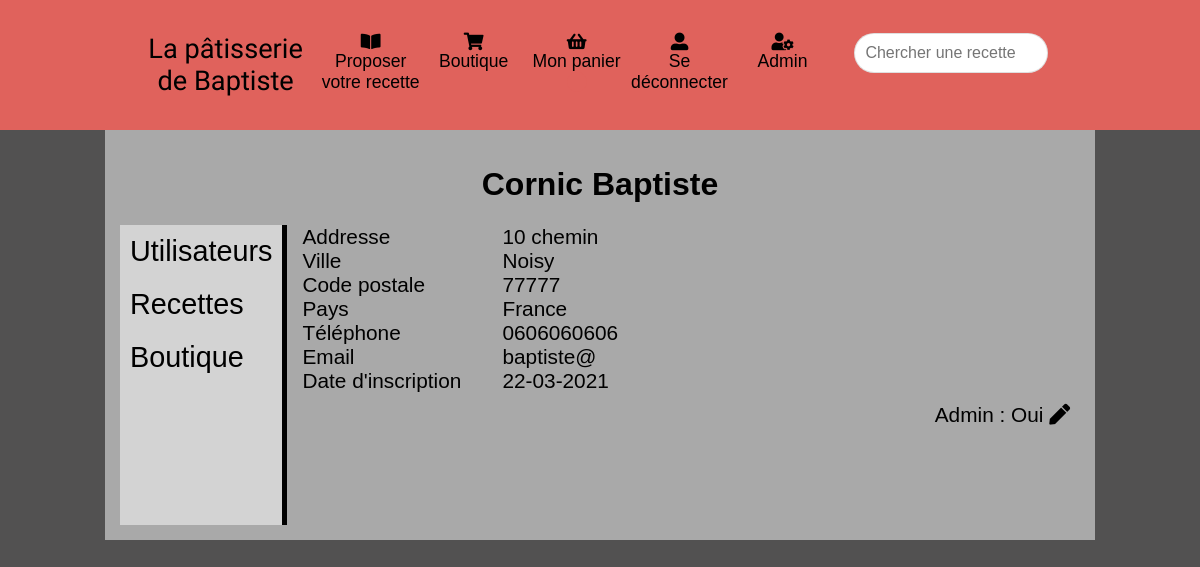
The app's page /user.php?id=3 (signed in) with its own data.
### tables this page shows
CREATE TABLE `users` (
  `id` int(11) NOT NULL,
  `lastname` varchar(100) NOT NULL,
  `firstname` varchar(100) NOT NULL,
  `address` varchar(255) NOT NULL,
  `city` varchar(100) NOT NULL,
  `zip_code` varchar(5) NOT NULL,
  `country` varchar(255) NOT NULL,
  `phone` varchar(16) NOT NULL,
  `inscription_date` date NOT NULL,
  `email` varchar(100) NOT NULL,
  `password` varchar(64) NOT NULL,
  `admin` tinyint(1) NOT NULL
);

### user.php (called while the page is built, shortened)
<?php
require_once('application/models/UserModel.php');
$id = $_GET['id'];
$model = new UserModel();
$user = $model->getUserWithId($id);
$date = $user['inscription_date'];
$new_date = date("d-m-Y", strtotime($date));
$user['inscription_date'] = $new_date;
require_once('application/views/user.phtml');

### application/models/SQLModel.php (called while the page is built)
<?php
    class SQLModel
    {
        public function getDatabase()
        {
            $pdo = new PDO('mysql:host=localhost;dbname=mes recettes;charset=utf8mb4; ','root','');
            return $pdo;
        }
    }
?>

### application/models/UserModel.php (called while the page is built, shortened)
<?php
require('SQLModel.php');
class UserModel
{
    protected $pdo;
    public function __construct()
    {
        $model = new SQLModel();
        $this->pdo = $model->getDatabase();
    }
    public function getUserWithId($id)
    {
        $sql = 'SELECT id , firstname, lastname, address, city, zip_code, country, phone, inscription_date, email, admin FROM users WHERE id = ? ';
        $query = $this->pdo->prepare($sql);
        $query->execute([ $id ]);
        $user = $query->fetch();
        return $user;
    }
}

### application/views/user.phtml (the view)
<!DOCTYPE html>
<html lang="fr">
    <head>
        <?php include 'templates/head.phtml'; ?>
    </head>
    <body>
        <header>
            <?php  include 'templates/header.phtml'; ?>
        </header>
        <main>
            <h1><?= htmlspecialchars(ucfirst($user['lastname'])) ?> <?= htmlspecialchars(ucfirst($user['firstname']))  ?></h1>
            <section class="admin_section">
                <aside class="admin_aside">
                    <?php include 'templates/admin_aside.phtml'; ?>
                </aside>
                <div class="user_info">
                    <div class="address">
                        <p>Addresse </p>
                        <p><?= htmlspecialchars($user['address']) ?></p>
                    </div>
                    <div class="city">
                        <p>Ville </p>
                        <p><?= htmlspecialchars(ucwords($user['city'])) ?></p>
                    </div>
                    <div class="zip_code">
                        <p>Code postale </p>
                        <p><?= htmlspecialchars($user['zip_code']) ?></p>
                    </div>
                    <div class="country">
                        <p>Pays </p>
                        <p><?= htmlspecialchars(ucwords($user['country'])) ?></p>
                    </div>
                    <div class="phone">
                        <p>Téléphone </p>
                        <p><?= htmlspecialchars($user['phone']) ?></p>
                    </div>
                    <div class="email">
                        <p>Email </p>
                        <p><?= htmlspecialchars($user['email']) ?></p>
                    </div>
                    <div class="inscription_date">
                        <p>Date d'inscription </p>
                        <p><?= htmlspecialchars($user['inscription_date']) ?></p>
                    </div>
                    <p class="admin_validation">Admin :  <?php if($user['admin'] == true): echo 'Oui'; else : echo 'Non'; endif; ?> <a href="userUpdate.php?id=<?= $user['id'] ?>"><i class="fas fa-pen"></i></a></p>
                </div>
            </section>
        </main>
    </body>
</html>

### application/views/css/style.css (style rules this page uses)
body { background:#525151; margin:0; }
p { margin:0; }
main { width:80%; margin:auto; background:darkgray; padding: 15px; font-family:Calibri, sans-serif; }
h1 { text-align:center; }
section { min-height: 300px; }
header { background:#e0625c; height:100px; display:flex; padding:15px; }
a { text-decoration:none; color:black; }
.admin_section { display:flex; }
.admin_aside { max-width:170px; border-right:solid black 5px; font-size:1.8em; background:lightgrey; margin-right:15px; }
.user_info { font-size:1.3em; overflow:auto; width:100%; }
.user_info div { display:flex; }
.user_info div p { overflow:auto; }
.user_info div p:first-child { width:200px; }
.admin_validation { text-align: right; padding-right: 10px; margin-top:10px; }

### records on screen
users: lastname "Cornic", firstname "Baptiste", address "10 chemin", city "Noisy", zip_code "77777", country "France", phone "0606060606", email "baptiste@"

### other values on screen
$user['inscription_date'] "22-03-2021"
